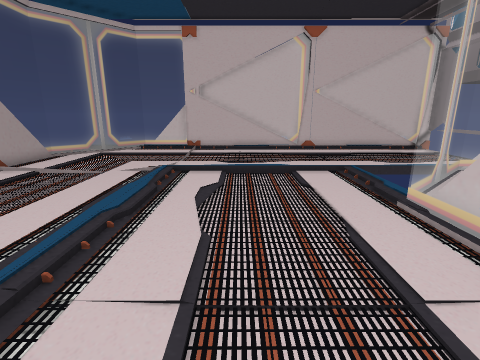
View 1 (above)

16 first-person views from a walk through a Unity game level. The camera is 1.2 m above the floor, tilts 14° down and sees 85° across. The floor is counted in squares, 0.5 m on a side. Each view is taken from the middle of a square. On the plan, view 1 faces up. The plan holds only what a view shows up to about 18 squares ahead; the rest is blank. The place goes on beyond the plan. The player is left out. Door leaves are left out, so doorways stand open. Some surface patterns are stand-ins.

View 2
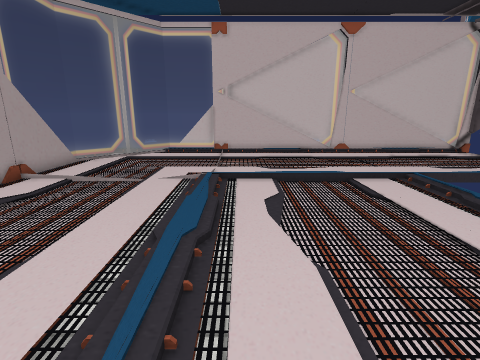

View 3
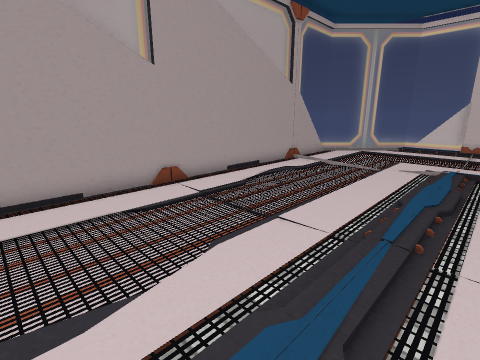

View 4
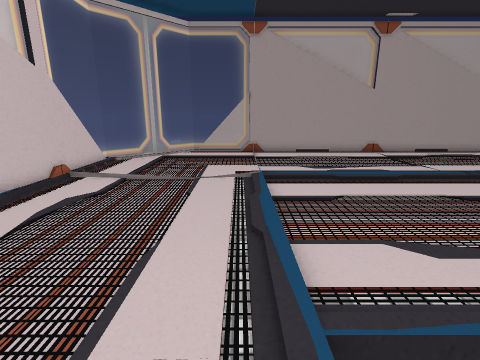

View 5
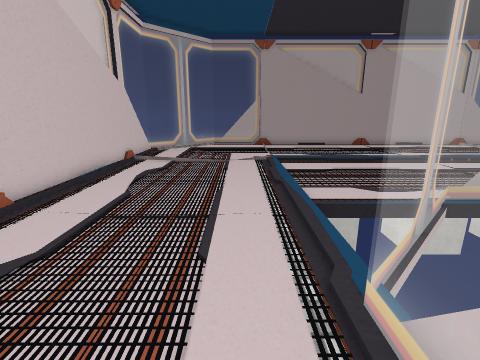

View 6
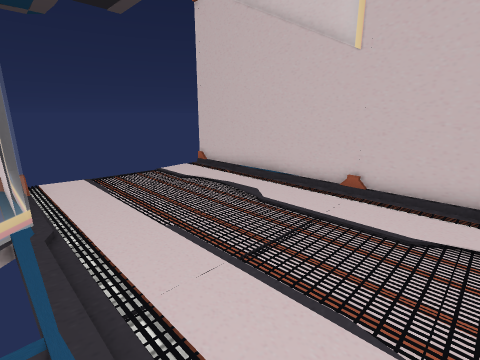

View 7
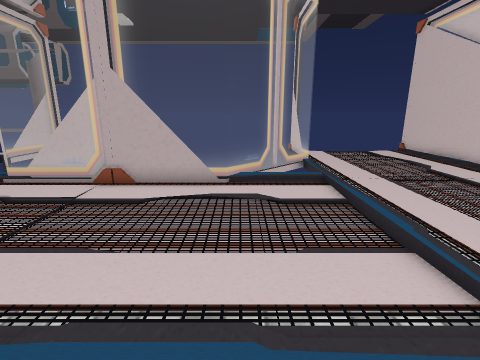

View 8
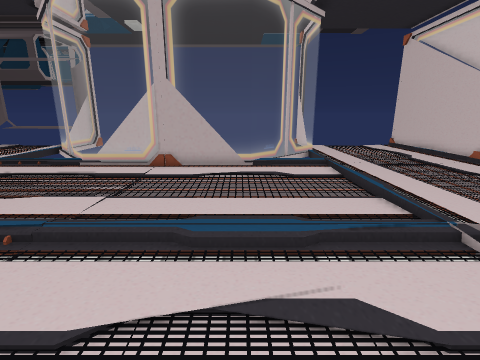

View 9
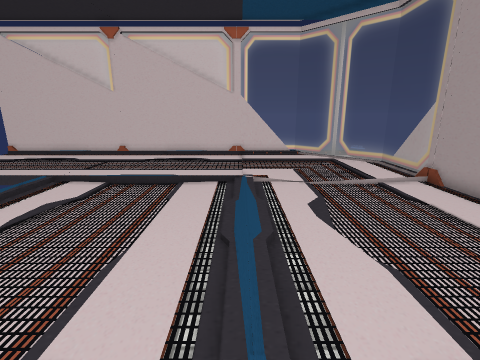

View 10
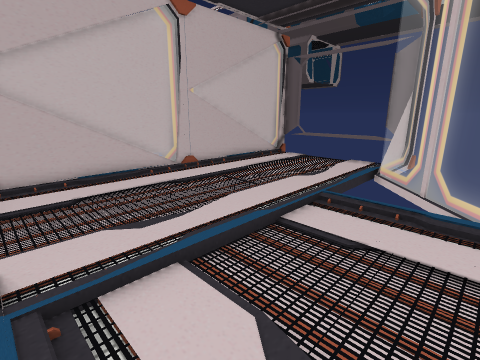

View 11
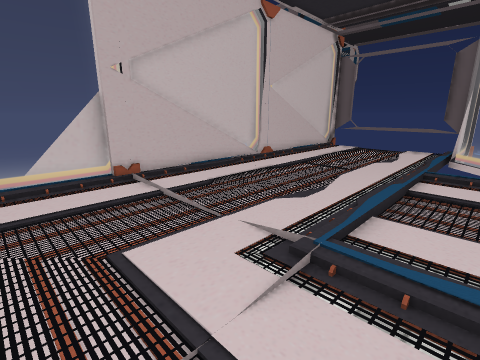

View 12
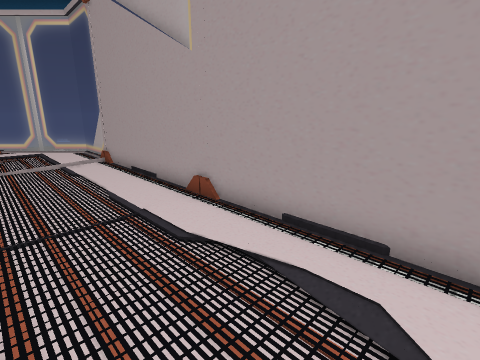

View 13
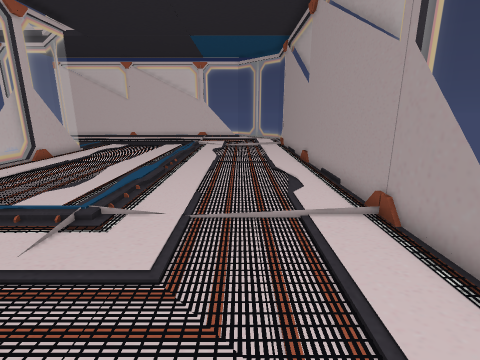

View 14
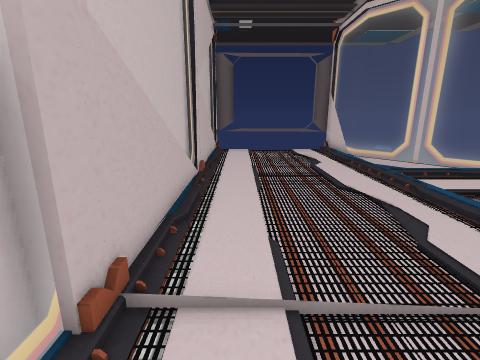

View 15
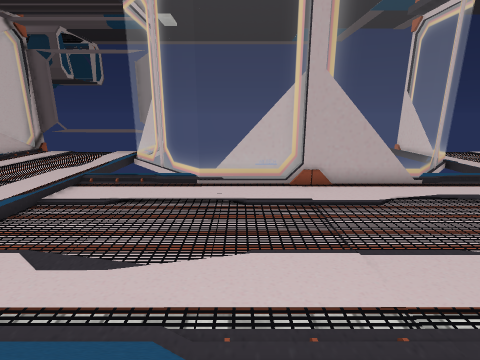

View 16
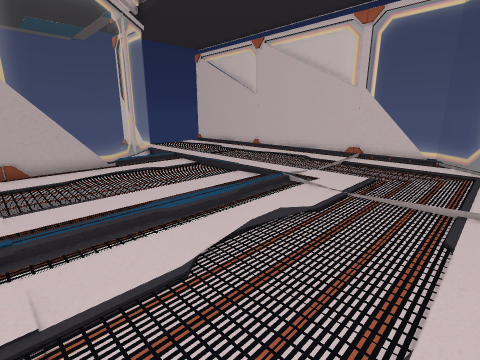

### Floor plan
Key: @ floor where view 1 was taken; # wall or solid block; . main floor; : floor 0.25 m higher than the main floor; / step, stairs or slope; D open door; = window, fence, low wall or low ledge; T thing the floor can be seen under or through.
Columns run from 11 left of view 1 to 14 right of it. Each row starts with its distance up from view 1.
 19    #============#=======#
 18   .==.................. #
 17   ==................... #
 16 #==....................
 15 ==.....................
 14 =......................
 13 =......................
 12 =...................... #
 11 #.......:::///:::   ::=###
 10 #.......:.......   ======
  9 #.......:.......  =
  8 #.......:....... =#
  7 #.......:.......=
  6 #.......:......=#
  5 =.......:......=#
  4 =.......:......=#
  3 #.......:......=#
  2 #.......:......##
  1 #.......:......=
  0 #.......:..@...=
 -1 #.......:......=#
 -2 #.......:.......=
 -3 =.......:....... =
 -4 =.......:....... T=
 -5 #.......:.......   ====##
 -6 =...................===DD
 -7 =......................DD
 -8 =......................DD
 -9 =......................DD
-10 #=.....................DD
-11   =....................DD
-12   .=...................DD
-13    #====######==######=DD

Where each view was taken, in squares from view 1:
view 1: 0 up, 0 right, facing up
view 2: 1 up, 2 left, facing up
view 3: 2 down, 2 left, facing up-left
view 4: 6 down, 7 right, facing left
view 5: 7 down, 11 right, facing left
view 6: 5 down, 2 right, facing down-right
view 7: 2 down, 5 left, facing right
view 8: 1 down, 8 left, facing right
view 9: 5 up, 3 left, facing down
view 10: 7 up, 3 left, facing up-right
view 11: 9 up, 7 left, facing up-right
view 12: 9 up, 6 left, facing down-left
view 13: 17 up, 7 left, facing down
view 14: 17 up, 6 left, facing right
view 15: 5 up, 5 left, facing right
view 16: 3 up, 9 left, facing down-right
